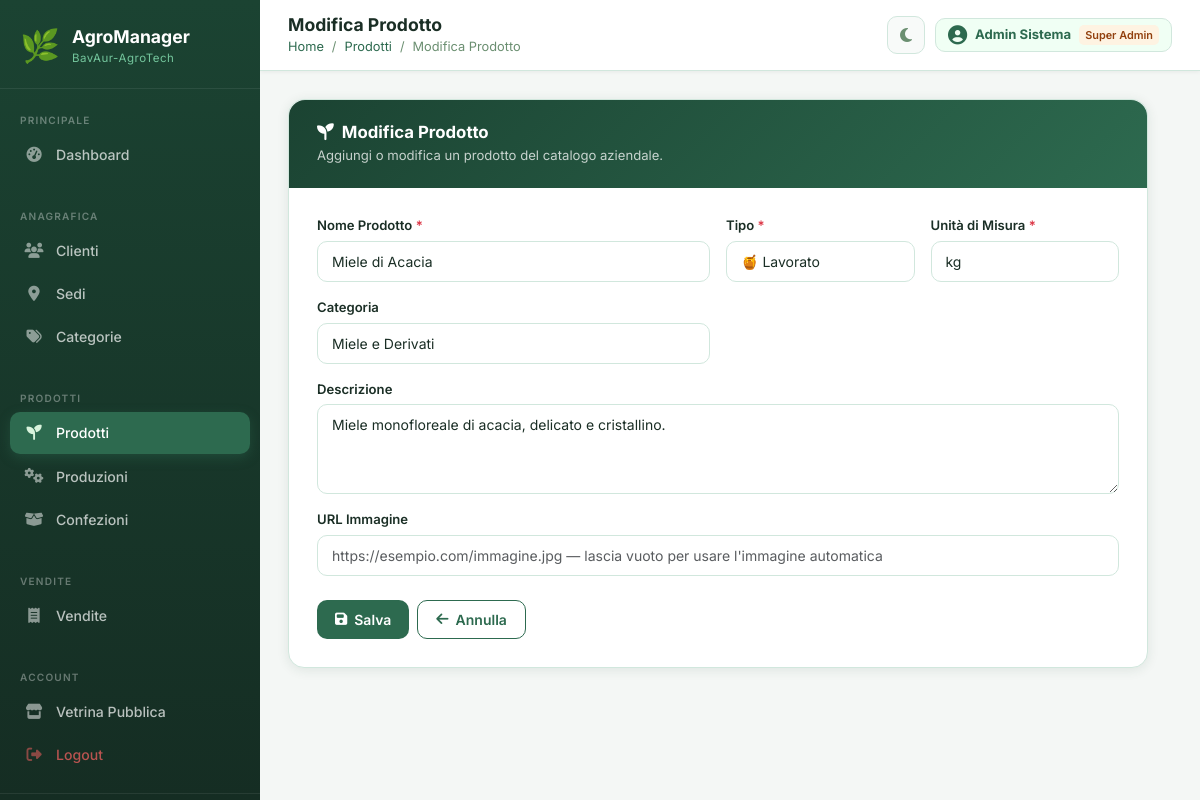
The page /root/src/prodotti.php?action=edit&id=7 (signed in) on the database as committed earlier.
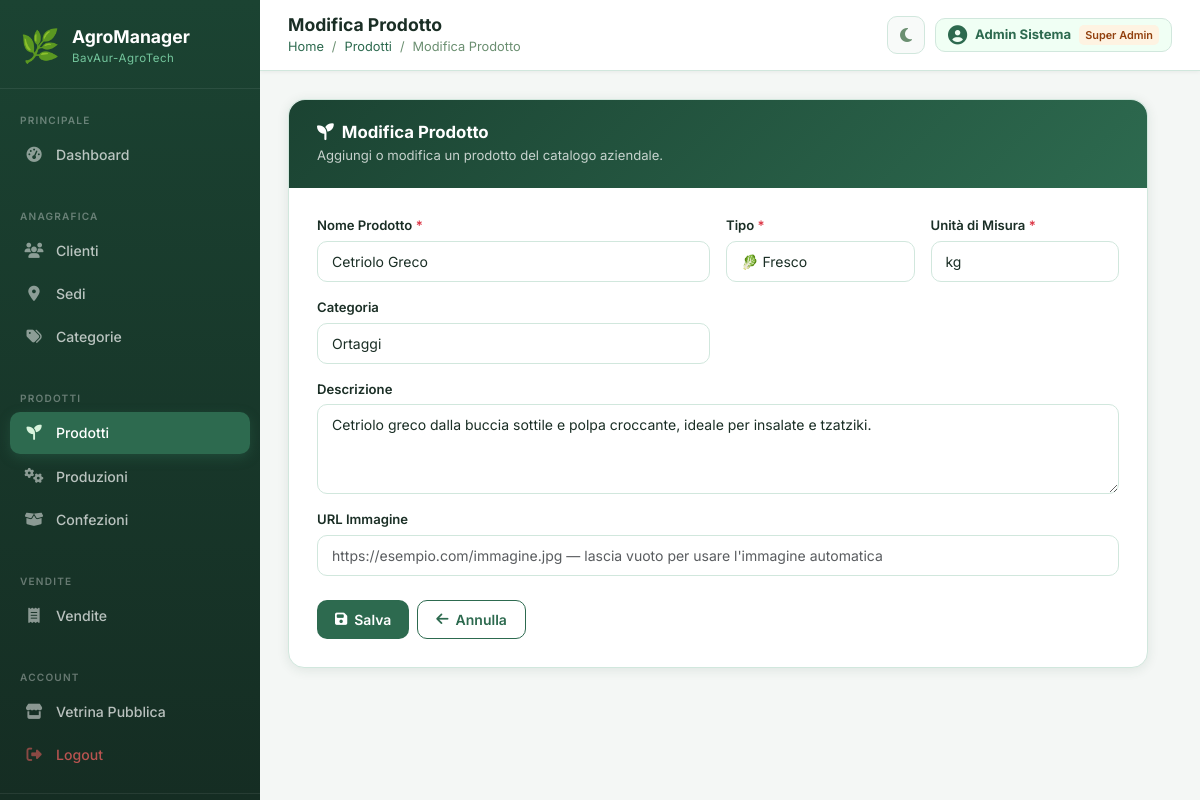
The same page on the database as committed later.
### tables this page shows
CREATE TABLE PRODOTTO (
    idProdotto   INT AUTO_INCREMENT PRIMARY KEY,
    nome         VARCHAR(100) NOT NULL,
    unitaMisura  ENUM('kg','g','litro','pezzo') NOT NULL,
    tipoProdotto ENUM('fresco','lavorato') NOT NULL,
    descrizione  TEXT DEFAULT NULL,
    immagineUrl  TEXT DEFAULT NULL COMMENT 'URL immagine custom; se NULL usa il fallback keyword in getProductImage()',
    idCategoria  INT,
    FOREIGN KEY (idCategoria) REFERENCES CATEGORIA(idCategoria) ON DELETE SET NULL
);

CREATE TABLE CATEGORIA (
    idCategoria   INT AUTO_INCREMENT PRIMARY KEY,
    nomeCategoria VARCHAR(100) NOT NULL
);

### root/src/config/db.php (called while the page is built, shortened)
<?php
function h(mixed $v): string {
    return htmlspecialchars((string)($v ?? ''), ENT_QUOTES, 'UTF-8');
}

### root/src/config/session.php (called while the page is built, shortened)
<?php
function currentUser(): ?array {
    return $_SESSION['user'] ?? null;
}

### root/src/prodotti.php (the view, shortened to what this page needs)
<?php
require_once 'includes/auth.php';
$currentPage = 'prodotti';
$basePath    = '';
$action    = $_GET['action'] ?? 'list';
$id        = isset($_GET['id'])        ? (int)$_GET['id']        : null;
$catFilter = isset($_GET['categoria']) ? (int)$_GET['categoria'] : null;
$stmtFind   = $pdo->prepare(
    "SELECT * FROM PRODOTTO WHERE idProdotto=?"
);
$row = null;
if ($action === 'edit' && $id) {
    $stmtFind->execute([$id]);
    $row = $stmtFind->fetch();
}
$stmtCat = $pdo->prepare("SELECT * FROM CATEGORIA ORDER BY nomeCategoria");
$stmtCat->execute();
$categorie = $stmtCat->fetchAll();
$sql = "
    SELECT p.*, c.nomeCategoria,
           (SELECT COALESCE(SUM(cf.giacenza), 0)
            FROM CONFEZIONE cf
            JOIN PRODUZIONE pr ON cf.idProduzione = pr.idProduzione
            WHERE pr.idProdottoProdotto = p.idProdotto) AS totGiacenza
    FROM PRODOTTO p
    LEFT JOIN CATEGORIA c ON p.idCategoria = c.idCategoria";
$params = [];
$sql .= " ORDER BY p.nome";
$stmtList = $pdo->prepare($sql);
$stmtList->execute($params);
$prodotti = $stmtList->fetchAll();
$pageTitle  = match($action){'create'=>'Nuovo Prodotto','edit'=>'Modifica Prodotto',default=>'Prodotti'};
$breadcrumb = $action!=='list'?[['label'=>'Prodotti','url'=>'prodotti.php'],['label'=>$pageTitle]]:null;
require_once 'includes/header.php';
?>
<?php if ($action==='list'): ?>
<div class="page-header">
  <h5 class="page-header-title"><i class="fa-solid fa-seedling"></i> Prodotti (<?= count($prodotti) ?>)</h5>
  <div class="d-flex gap-2 flex-wrap align-items-center">
    <form method="GET" class="d-flex gap-2 align-items-center">
      <select name="categoria" class="form-select form-select-sm" style="width:auto" onchange="this.form.submit()">
        <option value="">Tutte le categorie</option>
        <?php foreach($categorie as $c): ?>
          <option value="<?= $c['idCategoria'] ?>" <?= $catFilter==$c['idCategoria']?'selected':'' ?>><?= h($c['nomeCategoria']) ?></option>
        <?php endforeach; ?>
      </select>
    </form>
    <a href="?action=create" class="btn-ag"><i class="fa-solid fa-plus"></i> Nuovo Prodotto</a>
  </div>
</div>
<div class="ag-card">
  <div class="ag-card-header"><h6 class="ag-card-title"><i class="fa-solid fa-seedling"></i> Catalogo Prodotti</h6></div>
  <div class="table-responsive">
    <?php if(empty($prodotti)): ?>
      <div class="empty-state"><i class="fa-solid fa-seedling"></i><p>Nessun prodotto trovato.</p></div>
    <?php else: ?>
    <table class="ag-table table mb-0">
      <thead><tr><th>#</th><th>Img</th><th>Nome</th><th>Tipo</th><th>Unità</th><th>Categoria</th><th>Stock Confezioni</th><th>Descrizione</th><th class="text-end">Azioni</th></tr></thead>
      <tbody>
      <?php foreach($prodotti as $p): ?>
      <tr>
        <td class="text-muted"><?= $p['idProdotto'] ?></td>
        <td>
          <?php $imgSrc = getProductImage($p['nome'], $p['nomeCategoria'] ?? '', $p['tipoProdotto'], $p['immagineUrl'] ?? null); ?>
          <img src="<?= h($imgSrc) ?>" alt="<?= h($p['nome']) ?>"
               style="width:38px;height:38px;object-fit:cover;border-radius:8px;border:1px solid var(--ag-border)"
               onerror="this.style.display='none'">
          <?php if (!empty($p['immagineUrl'])): ?>
            <i class="fa-solid fa-link" style="font-size:.6rem;color:var(--ag-primary);margin-left:2px" title="URL custom"></i>
          <?php endif; ?>
        </td>
        <td class="fw-semibold"><?= h($p['nome']) ?></td>
        <td><span class="badge-<?= $p['tipoProdotto'] ?>"><?= ucfirst($p['tipoProdotto']) ?></span></td>
        <td><span class="badge-ok"><?= h($p['unitaMisura']) ?></span></td>
        <td><small class="text-muted"><?= h($p['nomeCategoria']??'—') ?></small></td>
        <td>
          <?php if ($p['tipoProdotto']==='lavorato'): ?>
            <?php $g=(int)$p['totGiacenza']; ?>
            <span class="<?= $g==0?'badge-zero':($g<=10?'badge-low':'badge-ok') ?>">
              <?= $g==0?'Esaurito':"$g pz" ?>
            </span>
          <?php else: ?>
            <span class="badge-ok">Fresco</span>
          <?php endif; ?>
        </td>
        <td><small class="text-muted" style="display:-webkit-box;-webkit-line-clamp:1;-webkit-box-orient:vertical;overflow:hidden;max-width:180px"><?= h($p['descrizione']??'—') ?></small></td>
        <td class="text-end">
          <a href="?action=edit&id=<?= $p['idProdotto'] ?>" class="btn-edit-sm me-1"><i class="fa-solid fa-pen"></i></a>
          <a href="?action=delete&id=<?= $p['idProdotto'] ?>" class="btn-danger-sm" onclick="return confirm('Eliminare «<?= h($p['nome']) ?>»?')"><i class="fa-solid fa-trash"></i></a>
        </td>
      </tr>
      <?php endforeach; ?>
      </tbody>
    </table>
    <?php endif; ?>
  </div>
</div>
<?php else: ?>
<div class="ag-form-card">
  <div class="ag-form-header">
    <h5><i class="fa-solid fa-seedling me-2"></i><?= h($pageTitle) ?></h5>
    <p>Aggiungi o modifica un prodotto del catalogo aziendale.</p>
  </div>
  <div class="ag-form-body">
    <form method="POST" action="?action=<?= h($action) ?><?= $id?"&id=$id":'' ?>">
      <div class="row g-3">
        <div class="col-md-6">
          <label class="form-label">Nome Prodotto <span class="text-danger">*</span></label>
          <input type="text" name="nome" class="form-control" required value="<?= h($row['nome']??'') ?>" placeholder="Es. Miele di Acacia">
        </div>
        <div class="col-md-3">
          <label class="form-label">Tipo <span class="text-danger">*</span></label>
          <select name="tipoProdotto" class="form-select" required>
            <option value="fresco"   <?= ($row['tipoProdotto']??'')==='fresco'  ?'selected':'' ?>>🥬 Fresco</option>
            <option value="lavorato" <?= ($row['tipoProdotto']??'')==='lavorato'?'selected':'' ?>>🍯 Lavorato</option>
          </select>
        </div>
        <div class="col-md-3">
          <label class="form-label">Unità di Misura <span class="text-danger">*</span></label>
          <select name="unitaMisura" class="form-select" required>
            <?php foreach(['kg','g','litro','pezzo'] as $u): ?>
              <option value="<?= $u ?>" <?= ($row['unitaMisura']??'')===$u?'selected':'' ?>><?= $u ?></option>
            <?php endforeach; ?>
          </select>
        </div>
        <div class="col-md-6">
          <label class="form-label">Categoria</label>
          <select name="idCategoria" class="form-select">
            <?php foreach($categorie as $c): ?>
              <option value="<?= $c['idCategoria'] ?>" <?= ($row['idCategoria']??'')==$c['idCategoria']?'selected':'' ?>><?= h($c['nomeCategoria']) ?></option>
            <?php endforeach; ?>
          </select>
        </div>
        <div class="col-12">
          <label class="form-label">Descrizione</label>
          <textarea name="descrizione" class="form-control" rows="2" placeholder="Descrizione breve del prodotto..."><?= h($row['descrizione']??'') ?></textarea>
        </div>
        <div class="col-12">
          <label class="form-label">URL Immagine</label>
          <input type="url" name="immagineUrl" class="form-control"
                 value="<?= h($row['immagineUrl']??'') ?>"
                 placeholder="https://esempio.com/immagine.jpg — lascia vuoto per usare l'immagine automatica">
        </div>
      </div>
      <div class="d-flex gap-2 mt-4">
        <button type="submit" class="btn-ag"><i class="fa-solid fa-floppy-disk"></i> Salva</button>
        <a href="prodotti.php" class="btn-ag-outline"><i class="fa-solid fa-arrow-left"></i> Annulla</a>
      </div>
    </form>
  </div>
</div>
<?php endif; ?>
<?php require_once 'includes/footer.php'; ?>

### root/src/includes/header.php (shortened to what this page needs)
<?php
$user = currentUser();
?>
<!DOCTYPE html>
<html lang="it" data-theme="light">
<head>
  <link href="https://cdn.jsdelivr.net/npm/bootstrap@5.3.3/dist/css/bootstrap.min.css" rel="stylesheet">
  <link href="https://cdnjs.cloudflare.com/ajax/libs/font-awesome/6.5.0/css/all.min.css" rel="stylesheet">
  <link href="<?= $basePath ?? '' ?>assets/css/style.css" rel="stylesheet">
</head>
<body>
<nav class="sidebar" id="sidebar">
  <div class="sidebar-brand">
    <span class="brand-icon">🌿</span>
    <div>
      <div class="brand-name">AgroManager</div>
      <div class="brand-sub">BavAur-AgroTech</div>
    </div>
  </div>
  <div class="sidebar-section-label">PRINCIPALE</div>
  <ul class="sidebar-nav">
    <li><a href="<?= $basePath ?>index.php" class="nav-link <?= ($currentPage??'')==='dashboard'?'active':'' ?>">
      <i class="fa-solid fa-gauge-high"></i><span>Dashboard</span></a></li>
  </ul>
  <div class="sidebar-section-label">ANAGRAFICA</div>
  <ul class="sidebar-nav">
    <li><a href="<?= $basePath ?>clienti.php" class="nav-link <?= ($currentPage??'')==='clienti'?'active':'' ?>">
      <i class="fa-solid fa-users"></i><span>Clienti</span></a></li>
    <li><a href="<?= $basePath ?>sedi.php" class="nav-link <?= ($currentPage??'')==='sedi'?'active':'' ?>">
      <i class="fa-solid fa-location-dot"></i><span>Sedi</span></a></li>
    <li><a href="<?= $basePath ?>categorie.php" class="nav-link <?= ($currentPage??'')==='categorie'?'active':'' ?>">
      <i class="fa-solid fa-tags"></i><span>Categorie</span></a></li>
  </ul>
  <div class="sidebar-section-label">PRODOTTI</div>
  <ul class="sidebar-nav">
    <li><a href="<?= $basePath ?>prodotti.php" class="nav-link <?= ($currentPage??'')==='prodotti'?'active':'' ?>">
      <i class="fa-solid fa-seedling"></i><span>Prodotti</span></a></li>
    <li><a href="<?= $basePath ?>produzioni.php" class="nav-link <?= ($currentPage??'')==='produzioni'?'active':'' ?>">
      <i class="fa-solid fa-gears"></i><span>Produzioni</span></a></li>
    <li><a href="<?= $basePath ?>confezioni.php" class="nav-link <?= ($currentPage??'')==='confezioni'?'active':'' ?>">
      <i class="fa-solid fa-box-open"></i><span>Confezioni</span></a></li>
  </ul>
  <div class="sidebar-section-label">VENDITE</div>
  <ul class="sidebar-nav">
    <li><a href="<?= $basePath ?>vendite.php" class="nav-link <?= ($currentPage??'')==='vendite'?'active':'' ?>">
      <i class="fa-solid fa-receipt"></i><span>Vendite</span></a></li>
  </ul>
  <div class="sidebar-section-label">ACCOUNT</div>
  <ul class="sidebar-nav">
    <li><a href="<?= $basePath ?>homepage.php" class="nav-link">
      <i class="fa-solid fa-store"></i><span>Vetrina Pubblica</span></a></li>
    <li><a href="<?= $basePath ?>logout.php" class="nav-link" style="color:rgba(255,100,100,.7)">
      <i class="fa-solid fa-right-from-bracket" style="color:rgba(255,100,100,.5)"></i><span>Logout</span></a></li>
  </ul>
  <div class="sidebar-footer">
  </div>
</nav>
<main class="main-content">
  <div class="topbar">
    <div class="topbar-left">
      <h4 class="topbar-title"><?= h($pageTitle ?? 'Dashboard') ?></h4>
      <?php if (!empty($breadcrumb)): ?>
      <nav aria-label="breadcrumb">
        <ol class="breadcrumb mb-0">
          <li class="breadcrumb-item"><a href="<?= $basePath ?>index.php">Home</a></li>
          <?php foreach ($breadcrumb as $bc): ?>
            <?php if (isset($bc['url'])): ?>
              <li class="breadcrumb-item"><a href="<?= h($bc['url']) ?>"><?= h($bc['label']) ?></a></li>
            <?php else: ?>
              <li class="breadcrumb-item active"><?= h($bc['label']) ?></li>
            <?php endif; ?>
          <?php endforeach; ?>
        </ol>
      </nav>
      <?php endif; ?>
    </div>
    <div class="topbar-right">
      <button class="theme-toggle" id="themeToggle" title="Cambia tema">
        <i class="fa-solid fa-moon" id="themeIcon"></i>
      </button>
      <?php if ($user): ?>
      <div class="user-badge">
        <i class="fa-solid fa-circle-user" style="font-size:1.2rem;color:var(--ag-primary)"></i>
        <div>
          <strong><?= h($user['nome']) ?></strong>
        </div>
        <span class="role-badge role-<?= h($user['ruolo']) ?>">
          <?= match($user['ruolo']) { 'superadmin'=>'Super Admin', 'sede_admin'=>'Sede Admin', default=>'Cliente' } ?>
        </span>
      </div>
      <?php endif; ?>
    </div>
  </div>
  <div class="content-area">

### root/src/includes/footer.php (shortened to what this page needs)
  </div>
</main>
</body>
</html>

Rows that differ between the two databases and show on the page:
changed prodotto "kg": nome "Miele di Acacia" → "Cetriolo Greco"; tipoProdotto "🍯 Lavorato" → "🥬 Fresco"; idCategoria "Miele e Derivati" → "Ortaggi"; descrizione "Miele monofloreale di acacia, delicato e cristallino." → "Cetriolo greco dalla buccia sottile e polpa croccante, ideale per insalate e tzatziki."
